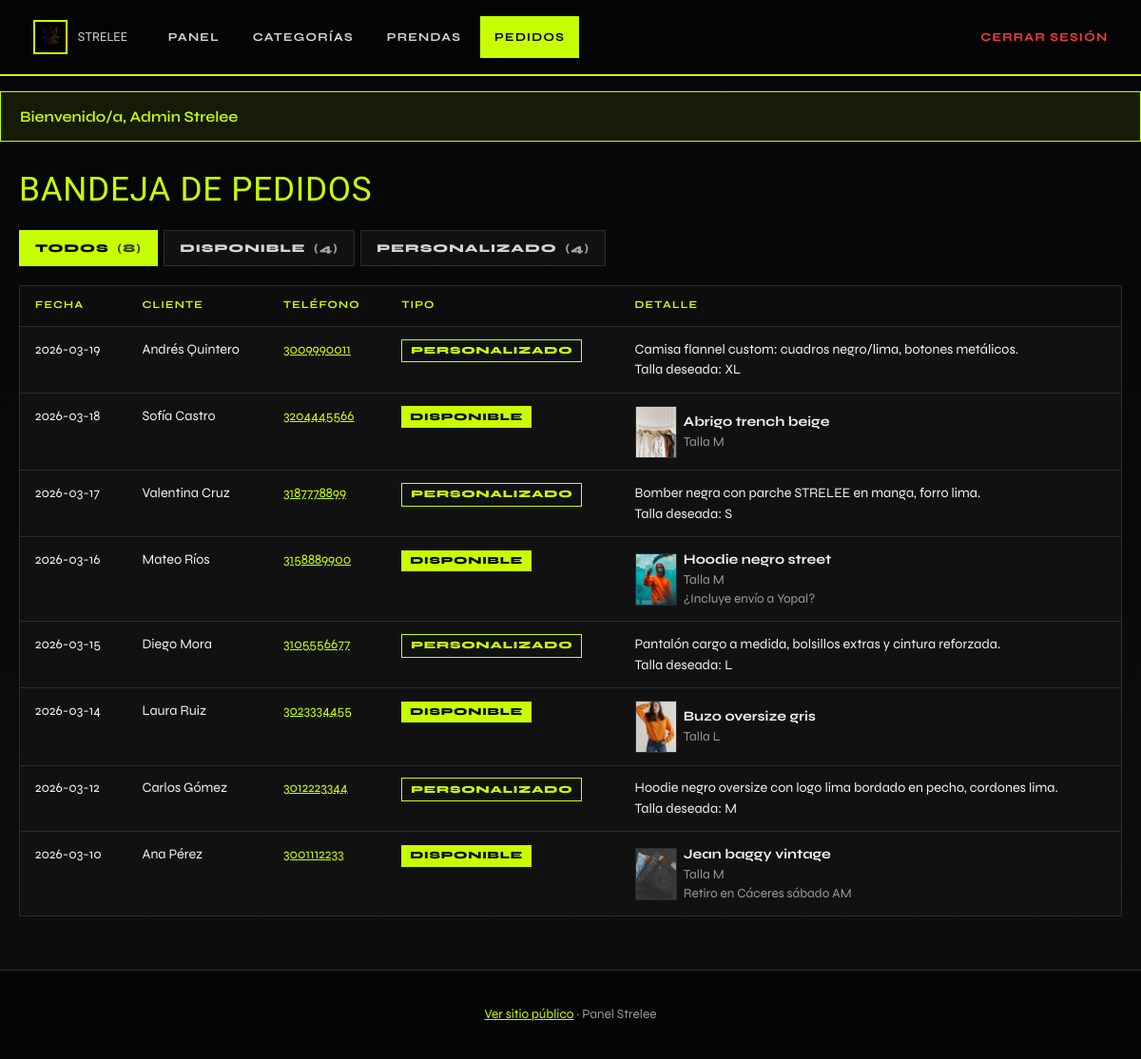
Screenshot of /admin/pedidos.php (signed in) with the database file from the repository.
### tables this page shows
CREATE TABLE pedido (
  id_pedido INT UNSIGNED AUTO_INCREMENT PRIMARY KEY,
  nombre_cliente VARCHAR(150) NOT NULL,
  telefono_cliente VARCHAR(30) NOT NULL,
  descripcion_solicitud TEXT NULL,
  tipo ENUM('disponible','personalizado') NOT NULL,
  fecha DATE NOT NULL,
  id_prenda INT UNSIGNED NULL,
  CONSTRAINT fk_pedido_prenda FOREIGN KEY (id_prenda) REFERENCES prenda(id_prenda)
    ON UPDATE CASCADE ON DELETE SET NULL
);

CREATE TABLE prenda (
  id_prenda INT UNSIGNED AUTO_INCREMENT PRIMARY KEY,
  nombre VARCHAR(150) NOT NULL,
  talla VARCHAR(20) NOT NULL,
  precio DECIMAL(10,2) NOT NULL DEFAULT 0.00,
  descripcion TEXT NULL,
  disponible TINYINT(1) NOT NULL DEFAULT 1,
  foto_url VARCHAR(500) NULL,
  id_categoria INT UNSIGNED NOT NULL,
  CONSTRAINT fk_prenda_categoria FOREIGN KEY (id_categoria) REFERENCES categoria(id_categoria)
    ON UPDATE CASCADE ON DELETE RESTRICT
);

### includes/funciones.php (called while the page is built, shortened)
<?php
function e($texto) {
    return htmlspecialchars((string)$texto, ENT_QUOTES, 'UTF-8');
}
function whatsappUrl($mensaje) {
    return 'https://wa.me/' . WHATSAPP_STRELEE . '?text=' . rawurlencode($mensaje);
}
function fotoSrc($url, $desdeAdmin = false) {
    $url = trim((string)$url);
    $rel = ltrim($url, '/');
    return ($desdeAdmin ? '../' : '') . $rel;
}

### admin/pedidos.php (the view, shortened to what this page needs)
<?php
require_once __DIR__ . '/../includes/conexion.php';
require_once __DIR__ . '/../includes/funciones.php';
$tipo = trim($_GET['tipo'] ?? '');
$counts = [
    'todos' => (int)$mysqli->query('SELECT COUNT(*) c FROM pedido')->fetch_assoc()['c'],
    'disponible' => (int)$mysqli->query("SELECT COUNT(*) c FROM pedido WHERE tipo='disponible'")->fetch_assoc()['c'],
    'personalizado' => (int)$mysqli->query("SELECT COUNT(*) c FROM pedido WHERE tipo='personalizado'")->fetch_assoc()['c'],
];
$sql = 'SELECT pe.*, pr.nombre AS prenda_nombre, pr.foto_url, pr.talla AS prenda_talla
        FROM pedido pe
        LEFT JOIN prenda pr ON pr.id_prenda = pe.id_prenda
        WHERE 1=1';
if ($tipo === 'disponible' || $tipo === 'personalizado') {
    $sql .= ' AND pe.tipo = ?';
    $stmt = $mysqli->prepare($sql . ' ORDER BY pe.fecha DESC, pe.id_pedido DESC');
    $stmt->bind_param('s', $tipo);
    $stmt->execute();
    $pedidos = $stmt->get_result()->fetch_all(MYSQLI_ASSOC);
} else {
    $tipo = '';
    $pedidos = $mysqli->query($sql . ' ORDER BY pe.fecha DESC, pe.id_pedido DESC')->fetch_all(MYSQLI_ASSOC);
}
require __DIR__ . '/../includes/header_admin.php';
?>
<div class="toolbar">
    <h2>Bandeja de pedidos</h2>
</div>
<nav class="tabs" aria-label="Filtrar por tipo">
    <a href="pedidos.php" class="<?= $tipo === '' ? 'activo' : '' ?>">Todos <span class="count">(<?= $counts['todos'] ?>)</span></a>
    <a href="pedidos.php?tipo=disponible" class="<?= $tipo === 'disponible' ? 'activo' : '' ?>">Disponible <span class="count">(<?= $counts['disponible'] ?>)</span></a>
    <a href="pedidos.php?tipo=personalizado" class="<?= $tipo === 'personalizado' ? 'activo' : '' ?>">Personalizado <span class="count">(<?= $counts['personalizado'] ?>)</span></a>
</nav>
<div class="tabla-wrap">
<table>
    <thead>
        <tr>
            <th>Fecha</th>
            <th>Cliente</th>
            <th>Teléfono</th>
            <th>Tipo</th>
            <th>Detalle</th>
        </tr>
    </thead>
    <tbody>
    <?php foreach ($pedidos as $p): ?>
        <tr>
            <td data-label="Fecha"><?= e($p['fecha']) ?></td>
            <td data-label="Cliente"><?= e($p['nombre_cliente']) ?></td>
            <td data-label="Teléfono">
                <a href="<?= e(whatsappUrl('Hola ' . $p['nombre_cliente'] . ', te escribe Strelee sobre tu pedido.')) ?>"
                   target="_blank" rel="noopener"><?= e($p['telefono_cliente']) ?></a>
            </td>
            <td data-label="Tipo"><span class="badge badge-<?= e($p['tipo']) ?>"><?= e($p['tipo']) ?></span></td>
            <td data-label="Detalle">
                <?php if ($p['tipo'] === 'disponible'): ?>
                    <div class="acciones">
                        <?php if (!empty($p['foto_url'])): ?>
                            <img class="thumb" src="<?= e(fotoSrc($p['foto_url'], true)) ?>" alt="">
                        <?php endif; ?>
                        <div>
                            <strong><?= e($p['prenda_nombre'] ?? '—') ?></strong>
                            <?php if (!empty($p['prenda_talla'])): ?>
                                <div class="meta">Talla <?= e($p['prenda_talla']) ?></div>
                            <?php endif; ?>
                            <?php if (!empty($p['descripcion_solicitud'])): ?>
                                <div class="meta"><?= e($p['descripcion_solicitud']) ?></div>
                            <?php endif; ?>
                        </div>
                    </div>
                <?php else: ?>
                    <?= nl2br(e($p['descripcion_solicitud'] ?? '')) ?>
                <?php endif; ?>
            </td>
        </tr>
    <?php endforeach; ?>
    </tbody>
</table>
</div>
<?php require __DIR__ . '/../includes/footer_admin.php'; ?>

### css/estilos.css (style rules this page uses)
:root { --negro: #050505; --negro-2: #111111; --negro-3: #1a1a1a; --lima: #c8ff00; --lima-dim: #a8d600; --lima-glow: rgba(200, 255, 0, 0.18); --gris: #9a9a9a; --gris-claro: #d4d4d4; --gris-borde: #2c2c2c; --blanco: #f2f2f2; --danger: #ff3b3b; --ok: #7dffb3; --wa: #1faa74; --max: 1200px; --ease: cubic-bezier(0.22, 1, 0.36, 1); --pad-x: clamp(0.85rem, 3.2vw, 1.25rem); --header-h: 4.25rem; --tap: 44px; }
* { box-sizing: border-box; margin: 0; padding: 0; }
html { scroll-behavior: smooth; -webkit-text-size-adjust: 100%; text-size-adjust: 100%; overflow-x: clip; width: 100%; }
body { font-family: "Syne", "Segoe UI", sans-serif; background-color: var(--negro); background-image: linear-gradient(180deg, #050505 0%, #0c0c0c 55%, #050505 100%), repeating-linear-gradient( -12deg, transparent, transparent 40px, rgba(200, 255, 0, 0.02) 40px, rgba(200, 255, 0, 0.02) 41px ); color: var(--blanco); min-height: 100vh; min-height: 100dvh; line-height: 1.5; overflow-x: clip; width: 100%; max-width: 100vw; padding-left: env(safe-area-inset-left, 0px); padding-right: env(safe-area-inset-right, 0px); }
img { max-width: 100%; height: auto; display: block; }
body.admin { background-image: linear-gradient(180deg, #050505 0%, #0e0e0e 100%); }
h1, h2, h3, .brand span, .display, .stamp { font-family: "Archivo Black", "Impact", sans-serif; letter-spacing: 0.02em; font-weight: 400; text-transform: uppercase; }
a { color: var(--lima); }
.meta { color: var(--gris); font-size: 0.85rem; }
.tabla-wrap { overflow-x: auto; -webkit-overflow-scrolling: touch; border: 1px solid var(--gris-borde); background: var(--negro-2); }
table { width: 100%; border-collapse: collapse; }
th, td { text-align: left; padding: 0.8rem 1rem; border-bottom: 1px solid var(--gris-borde); font-size: 0.9rem; vertical-align: top; }
th { background: #0d0d0d; color: var(--lima); font-size: 0.7rem; text-transform: uppercase; letter-spacing: 0.1em; }
tr:last-child td { border-bottom: none; }
td img.thumb { width: 44px; height: 55px; object-fit: cover; border: 1px solid var(--gris-borde); }
.badge { display: inline-block; padding: 0.2rem 0.55rem; font-size: 0.68rem; text-transform: uppercase; letter-spacing: 0.07em; font-weight: 800; }
.badge-disponible { background: var(--lima); color: var(--negro); }
.badge-personalizado { background: transparent; border: 1px solid var(--lima); color: var(--lima); }
.tabs { display: flex; gap: 0.4rem; flex-wrap: wrap; margin-bottom: 1.25rem; }
.tabs a { text-decoration: none; padding: 0.55rem 1rem; border: 1px solid var(--gris-borde); color: var(--gris-claro); font-weight: 800; font-size: 0.75rem; letter-spacing: 0.08em; text-transform: uppercase; background: var(--negro-2); transition: all 0.2s; }
.tabs a:hover, .tabs a.activo { background: var(--lima); color: var(--negro); border-color: var(--lima); }
.tabs .count { opacity: 0.75; margin-left: 0.25rem; }
.acciones { display: flex; gap: 0.45rem; flex-wrap: wrap; align-items: center; }
.toolbar { display: flex; justify-content: space-between; align-items: center; gap: 1rem; margin-bottom: 1rem; flex-wrap: wrap; }
.toolbar h2 { color: var(--lima); font-size: clamp(1.6rem, 4vw, 2.2rem); }

### rows the page displays
pedido: fecha "2026-03-19", nombre_cliente "Andrés Quintero", telefono_cliente "3009990011", tipo "PERSONALIZADO", descripcion_solicitud "Camisa flannel custom: cuadros negro/lima, botones metálicos. Talla deseada: XL"
pedido: fecha "2026-03-18", nombre_cliente "Sofía Castro", telefono_cliente "3204445566", tipo "DISPONIBLE", id_prenda.foto_url (picture), id_prenda.nombre "Abrigo trench beige", id_prenda.talla "M"
pedido: fecha "2026-03-17", nombre_cliente "Valentina Cruz", telefono_cliente "3187778899", tipo "PERSONALIZADO", descripcion_solicitud "Bomber negra con parche STRELEE en manga, forro lima. Talla deseada: S"
pedido: fecha "2026-03-16", nombre_cliente "Mateo Ríos", telefono_cliente "3158889900", tipo "DISPONIBLE", id_prenda.foto_url (picture), id_prenda.nombre "Hoodie negro street", id_prenda.talla "M", descripcion_solicitud "¿Incluye envío a Yopal?"
pedido: fecha "2026-03-15", nombre_cliente "Diego Mora", telefono_cliente "3105556677", tipo "PERSONALIZADO", descripcion_solicitud "Pantalón cargo a medida, bolsillos extras y cintura reforzada. Talla deseada: L"
pedido: fecha "2026-03-14", nombre_cliente "Laura Ruiz", telefono_cliente "3023334455", tipo "DISPONIBLE", id_prenda.foto_url (picture), id_prenda.nombre "Buzo oversize gris", id_prenda.talla "L"
pedido: fecha "2026-03-12", nombre_cliente "Carlos Gómez", telefono_cliente "3012223344", tipo "PERSONALIZADO", descripcion_solicitud "Hoodie negro oversize con logo lima bordado en pecho, cordones lima. Talla deseada: M"
pedido: fecha "2026-03-10", nombre_cliente "Ana Pérez", telefono_cliente "3001112233", tipo "DISPONIBLE", id_prenda.foto_url (picture), id_prenda.nombre "Jean baggy vintage", id_prenda.talla "M", descripcion_solicitud "Retiro en Cáceres sábado AM"

### other values shown
$mensaje "Bienvenido/a, Admin Strelee"
$counts['todos'] "8"
$counts['disponible'] "4"
$counts['personalizado'] "4"
